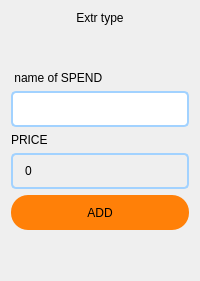
          <widget class="QWidget" name="page_18">
           <layout class="QVBoxLayout" name="verticalLayout_3">
            <item>
             <widget class="QLabel" name="label_72">
              <property name="maximumSize">
               <size>
                <width>16777215</width>
                <height>50</height>
               </size>
              </property>
              <property name="styleSheet">
               <string notr="true">font: italic 20pt &quot;Times New Roman&quot;;
color: rgb(0, 0, 0);</string>
              </property>
              <property name="text">
               <string>Extr type</string>
              </property>
              <property name="alignment">
               <set>Qt::AlignCenter</set>
              </property>
             </widget>
            </item>
            <item>
             <spacer name="verticalSpacer_2">
              <property name="orientation">
               <enum>Qt::Vertical</enum>
              </property>
              <property name="sizeHint" stdset="0">
               <size>
                <width>20</width>
                <height>40</height>
               </size>
              </property>
             </spacer>
            </item>
            <item>
             <widget class="QLabel" name="label_7">
              <property name="styleSheet">
               <string notr="true">color: rgb(0, 0, 0);</string>
              </property>
              <property name="text">
               <string> name of SPEND</string>
              </property>
             </widget>
            </item>
            <item>
             <widget class="QLineEdit" name="ext_type_name_4">
              <property name="styleSheet">
               <string notr="true">QLineEdit{
	outline:none;
	padding:8px 8px;
	background-color: rgb(255, 255, 255);
	
	front-size:12px;
	border-radius:5px;
	border: 2px solid #a2d2ff

}
QLineEdit:hover{
	border:2px solid #1d3557;
	padding-left:2px;
	background-color: #edede9
}
QLineEdit:focus{
  color: #8d8d8d;
	border-color: rgb(85, 255, 0);
  position: absolute;
  top: 27px;
  left: 55px;
  background: #ffffff;

}</string>
              </property>
             </widget>
            </item>
            <item>
             <widget class="QLabel" name="label_8">
              <property name="styleSheet">
               <string notr="true">color: rgb(0, 0, 0);</string>
              </property>
              <property name="text">
               <string>PRICE</string>
              </property>
             </widget>
            </item>
            <item>
             <widget class="QSpinBox" name="ayoub">
              <property name="styleSheet">
               <string notr="true">QSpinBox{
	text-align:left;
	padding: 8px 10px;
	border-radius:5px;
border: 2px solid #a2d2ff;
	background-color: transparent;
	color: rgb(0, 0, 0);
	font: 75 italic 12pt &quot;Times New Roman&quot;;
}
QSpinBox:hover{
	padding-left:2px;
border:2px solid #1d3557;
background-color: #edede9


}
QSpinBox:focus{
border: 2px solid  #08ff00 

}</string>
              </property>
              <property name="buttonSymbols">
               <enum>QAbstractSpinBox::NoButtons</enum>
              </property>
             </widget>
            </item>
            <item>
             <widget class="QPushButton" name="pushButton_34">
              <property name="minimumSize">
               <size>
                <width>0</width>
                <height>35</height>
               </size>
              </property>
              <property name="styleSheet">
               <string notr="true">background-color: rgb(255, 128, 8);
border-radius:17px;
font: 13pt &quot;Cantarell&quot;;</string>
              </property>
              <property name="text">
               <string>ADD</string>
              </property>
             </widget>
            </item>
            <item>
             <spacer name="verticalSpacer">
              <property name="orientation">
               <enum>Qt::Vertical</enum>
              </property>
              <property name="sizeHint" stdset="0">
               <size>
                <width>20</width>
                <height>40</height>
               </size>
              </property>
             </spacer>
            </item>
           </layout>
          </widget>
